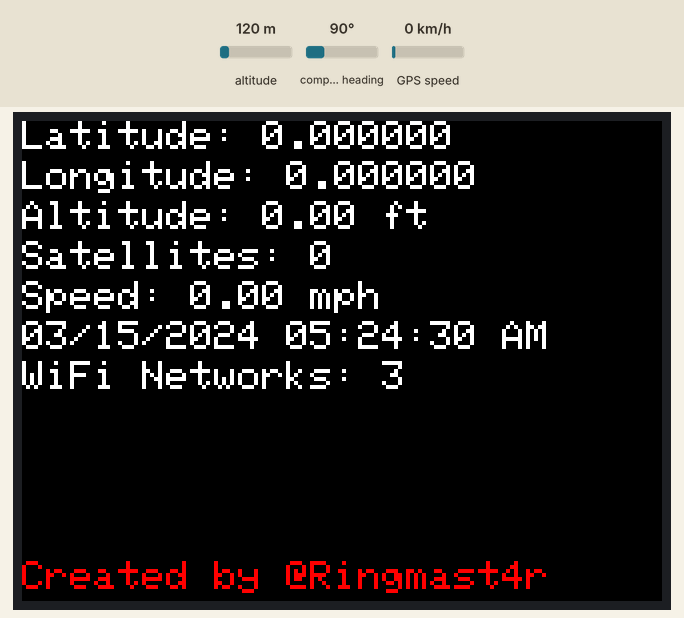
Recording of a sketch running on a simulated ESP32. Shown: 320×240 colour display. Inputs (shaded band) come from the test bench; at power-on: altitude 120 m, GPS speed 0 km/h, compass heading 90°. A WiFi scan finds three made-up networks; the GPS gets a fix after 3 s at 37.7749, -122.4194 with 8 satellites.

Above: at 2.9 s.
3.0 s: altitude set to 20 m
At 7.6 s:
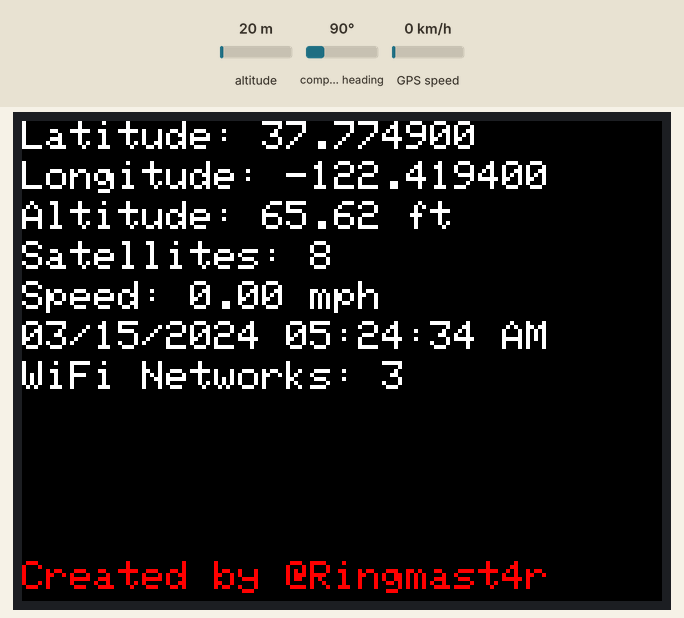
9.0 s: GPS speed set to 2 km/h
At 13.7 s:
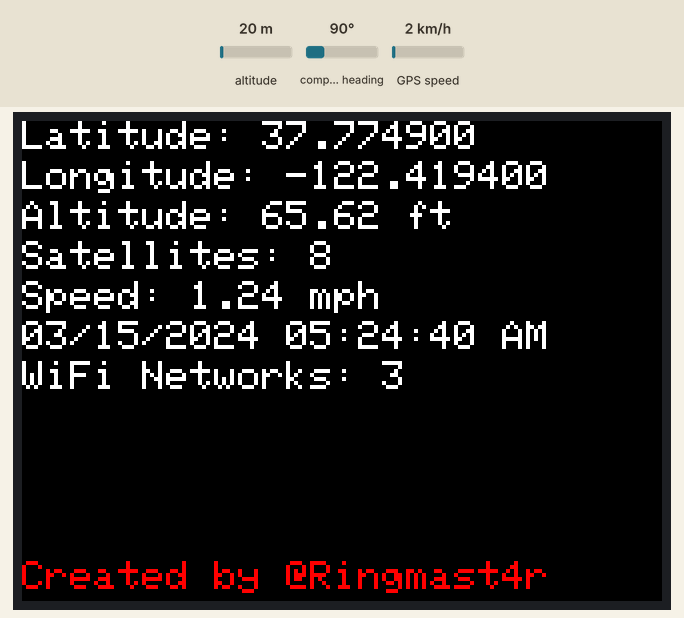
15.0 s: altitude set to 250 m
At 19.8 s:
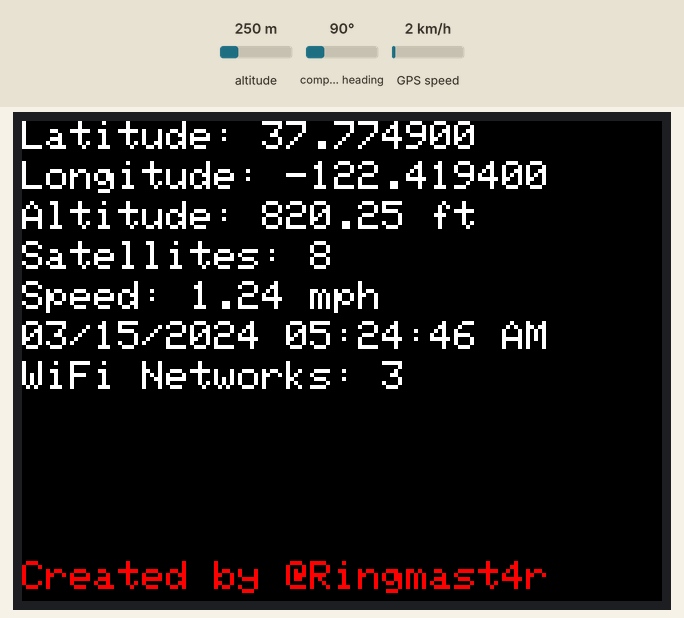
21.0 s: GPS speed set to 30 km/h
At 25.9 s:
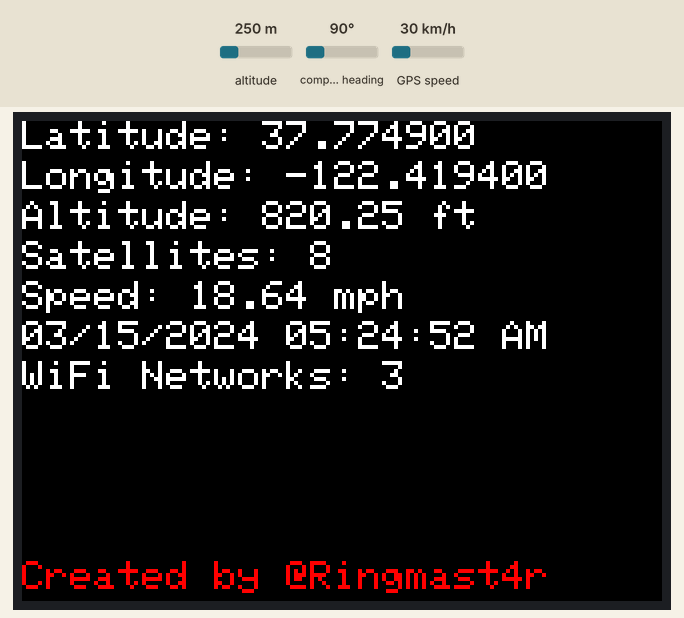
Timing chart, 0 to 27.4 s (numbered marks = the images above; inputs shaded):
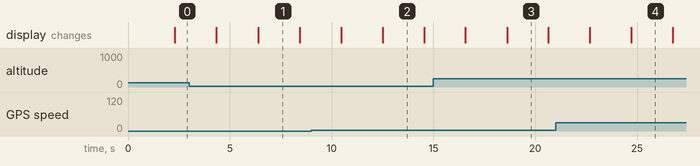

Measured:
- after the input at 9.0 s, the display: first differs from a run without the input after 3.5 s (image 2)
- after the input at 15.0 s, the display: first differs from a run without the input after 3.6 s (image 3)

The sketch:

CGPS_BY_RINGMAST4R.ino
```cpp
#include <M5Core2.h>
#include <TinyGPS++.h>
#include <WiFi.h>

TinyGPSPlus gps;
HardwareSerial GPSModule(1);

const int numLines = 7; // Number of data lines (excluding the "Created by" line)
char displayBuffer[numLines][100];
char nextBuffer[numLines][100];

void setup() {
    M5.begin();
    Serial.begin(115200);
    GPSModule.begin(9600, SERIAL_8N1, 13, 14); // RX, TX pins for GPS

    M5.Lcd.fillScreen(BLACK);
    M5.Lcd.setTextSize(2);

    WiFi.mode(WIFI_STA); // Set WiFi to station mode for scanning
    WiFi.disconnect();   // Ensure WiFi is not connected to any network

    memset(displayBuffer, 0, sizeof(displayBuffer)); // Initialize buffer
    memset(nextBuffer, 0, sizeof(nextBuffer)); // Initialize next buffer
}

void loop() {
    while (GPSModule.available() > 0) {
        if (gps.encode(GPSModule.read())) {
            displayGPSInfo();
        }
    }

    scanForWiFiNetworks(); // Scan for WiFi Networks
    updateDisplay(); // Update display from buffer
    displayCreatorInfo(); // Display creator info
    M5.update();
}

void displayGPSInfo() {
    // GPS info update logic
    sprintf(nextBuffer[0], "Latitude: %.6f", gps.location.lat());
    sprintf(nextBuffer[1], "Longitude: %.6f", gps.location.lng());
    sprintf(nextBuffer[2], "Altitude: %.2f ft", gps.altitude.meters() * 3.281); // Convert to feet
    sprintf(nextBuffer[3], "Satellites: %d", gps.satellites.value());
    sprintf(nextBuffer[4], "Speed: %.2f mph", gps.speed.kmph() * 0.621371); // Convert to mph

    if (gps.date.isValid() && gps.time.isValid()) {
        int hour = gps.time.hour() - 5; // Adjust for EST
        if (hour < 0) hour += 24;
        bool isPM = hour >= 12;
        if (hour > 12) hour -= 12;
        if (hour == 0) hour = 12;
        sprintf(nextBuffer[5], "%02d/%02d/%04d %02d:%02d:%02d %s",
                gps.date.month(), gps.date.day(), gps.date.year(),
                hour, gps.time.minute(), gps.time.second(),
                isPM ? "PM" : "AM");
    }
}

void scanForWiFiNetworks() {
    int n = WiFi.scanNetworks();
    sprintf(nextBuffer[6], "WiFi Networks: %d", n);
    WiFi.scanDelete();
}

void updateDisplay() {
    for (int i = 0; i < numLines; i++) {
        if (strcmp(displayBuffer[i], nextBuffer[i]) != 0) {
            M5.Lcd.setTextColor(WHITE);
            M5.Lcd.setCursor(0, i * 20);
            M5.Lcd.fillRect(0, i * 20, 320, 20, BLACK); // Clear the line
            M5.Lcd.print(nextBuffer[i]);
            strcpy(displayBuffer[i], nextBuffer[i]); // Copy to current buffer
        }
    }
}

void displayCreatorInfo() {
    M5.Lcd.setTextColor(RED);
    M5.Lcd.setCursor(0, M5.Lcd.height() - 20);
    M5.Lcd.fillRect(0, M5.Lcd.height() - 20, 320, 20, BLACK); // Clear the line
    M5.Lcd.print("Created by @Ringmast4r");
}
```
